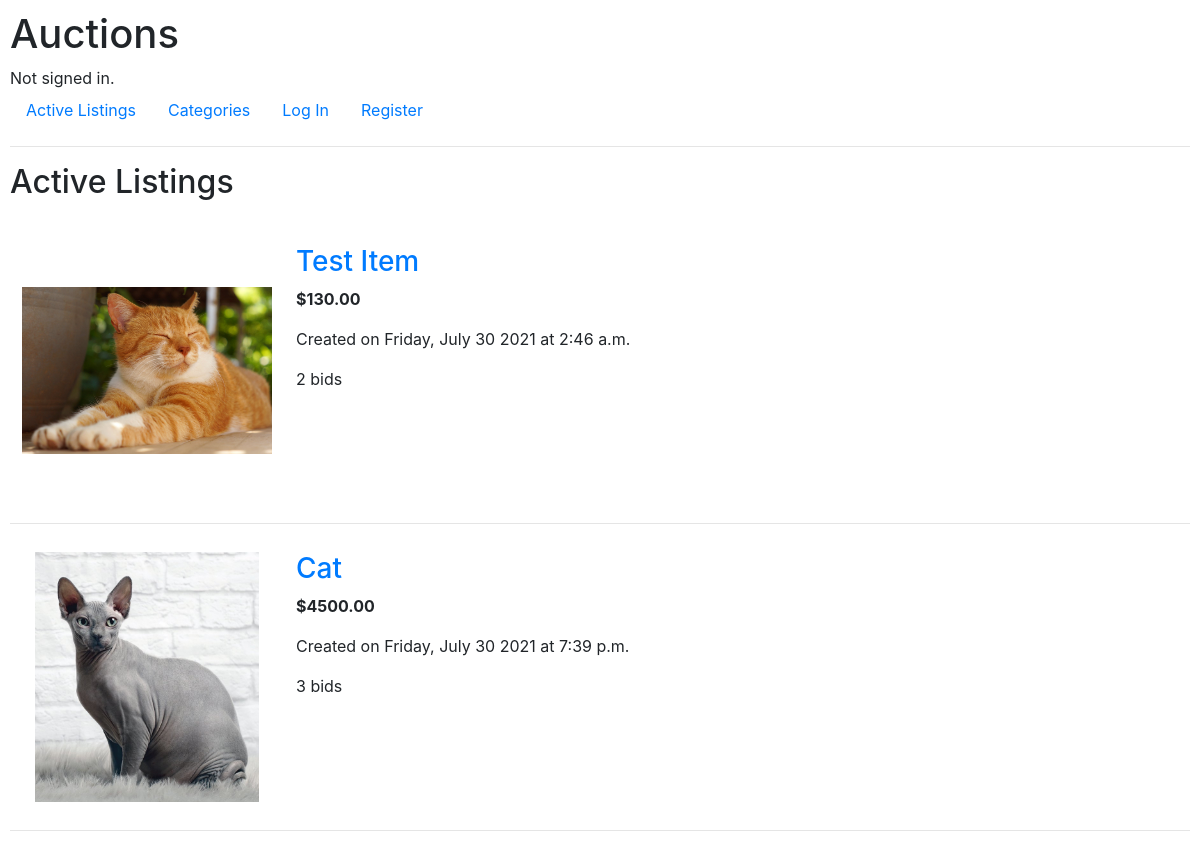
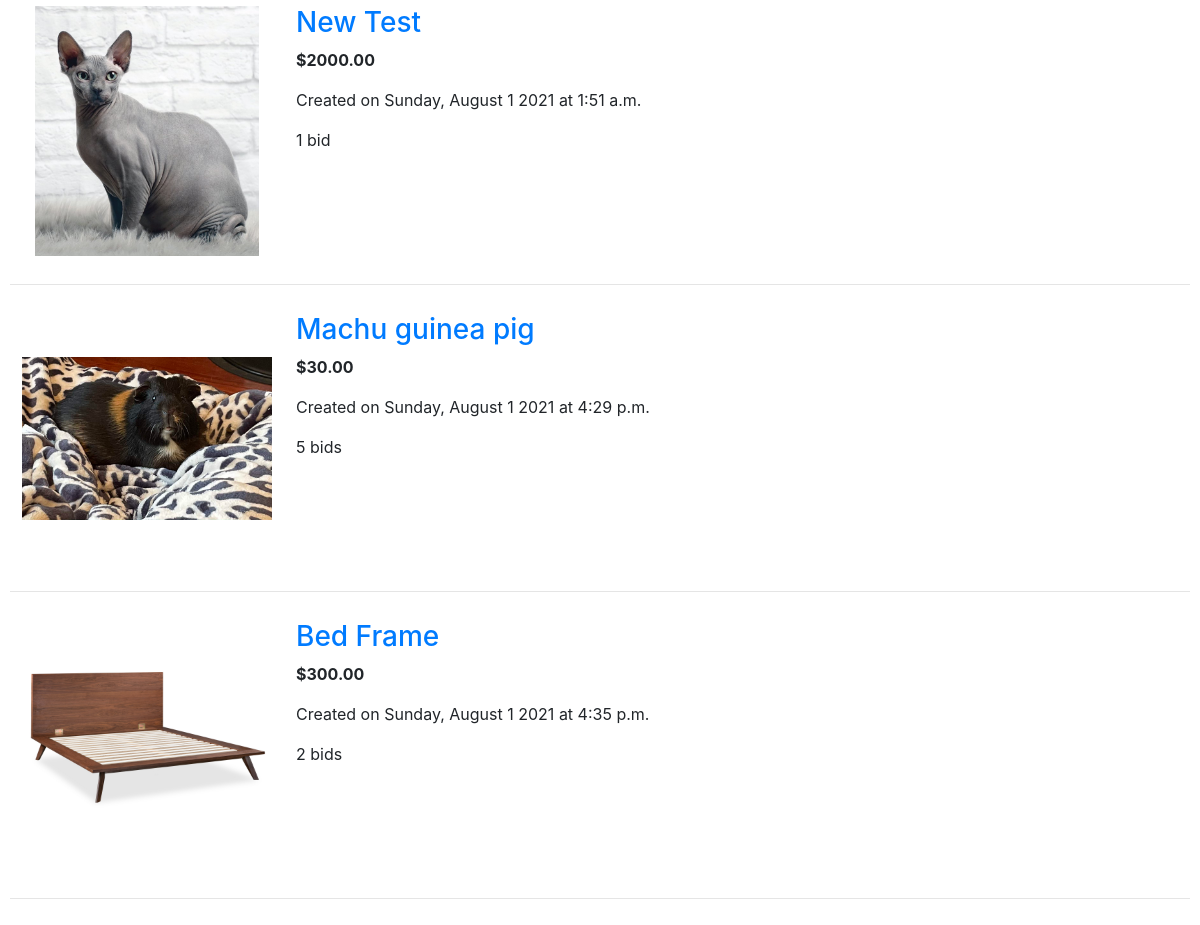
The page / on the database its author committed (2 pictures, top to bottom).
### auctions/models.py (models this page shows, shortened)
class AuctionItem(models.Model):
    title = models.CharField(max_length=64)
    description = models.TextField()
    current_price = models.DecimalField(max_digits=8, decimal_places=2)
    item_image = models.ImageField(
        upload_to=get_image_path,
        blank=True,
        null=True
    )
    category = models.ForeignKey(
        Category,
        on_delete=models.SET_NULL,
        blank=True,
        null=True,
        related_name='auction_items'
    )
    creator = models.ForeignKey(
        User,
        on_delete=models.CASCADE,
        related_name='auctions_created'
    )
    is_active = models.BooleanField(default=True)
    winner = models.ForeignKey(
        User,
        on_delete=models.SET_NULL,
        blank=True,
        null=True,
        related_name='auctions_won'
    )
    creation_date = models.DateTimeField(auto_now_add=True)

### auctions/views.py (the view)
# urls.py: path("", views.index, name="index"),
def index(request):
    auction_items = AuctionItem.objects.all()
    return render(request, "auctions/auction_list_view.html", {
        'auction_list': auction_items,
        'title': "Active Listings"
    })

### auctions/templates/auctions/auction_list_view.html (shortened to what this page needs)
{% extends 'auctions/layout.html' %}
{% block body %}
<h2>{{ title }}</h2>
{% for auction_item in auction_list %}
<div style="display: flex; flex-direction: row; justify-content: flex-start;">
    <div style="padding: 12px;">
        <img src="{{ auction_item.item_image.url }}" alt="Image Not Provided" width="250px" height="250px"
            style="object-fit: contain;">
    </div>
    <div style="padding: 12px;">
        <a href="{% url 'auction_view' auction_item.id %}">
            <h3>{{ auction_item.title }}</h3>
        </a>
        <p><strong>${{ auction_item.current_price }}</strong></p>
        <p>Created on {{ auction_item.creation_date|date:"l, F j Y" }} at {{ auction_item.creation_date|time }}</p>
        <p>{{ auction_item.bids.count }} bid{{ auction_item.bids.count|pluralize }}</p>
    </div>
</div>
<hr>
{% endfor %}
{% endblock %}

### auctions/static/auctions/styles.css (style rules this page uses)
body { padding: 10px; }

### rows shown on the page
AuctionItem: item_image (picture), title "Test Item", current_price "130.00", creation_date "Friday, July 30 2021", creation_date "2:46 a.m.", bids.count "2"
AuctionItem: item_image (picture), title "Cat", current_price "4500.00", creation_date "Friday, July 30 2021", creation_date "7:39 p.m.", bids.count "3"
AuctionItem: item_image (picture), title "New Test", current_price "2000.00", creation_date "Sunday, August 1 2021", creation_date "1:51 a.m.", bids.count "1"
AuctionItem: item_image (picture), title "Machu guinea pig", current_price "30.00", creation_date "Sunday, August 1 2021", creation_date "4:29 p.m.", bids.count "5"
AuctionItem: item_image (picture), title "Bed Frame", current_price "300.00", creation_date "Sunday, August 1 2021", creation_date "4:35 p.m.", bids.count "2"

### other values the page prints
{{ title }} "Active Listings"
